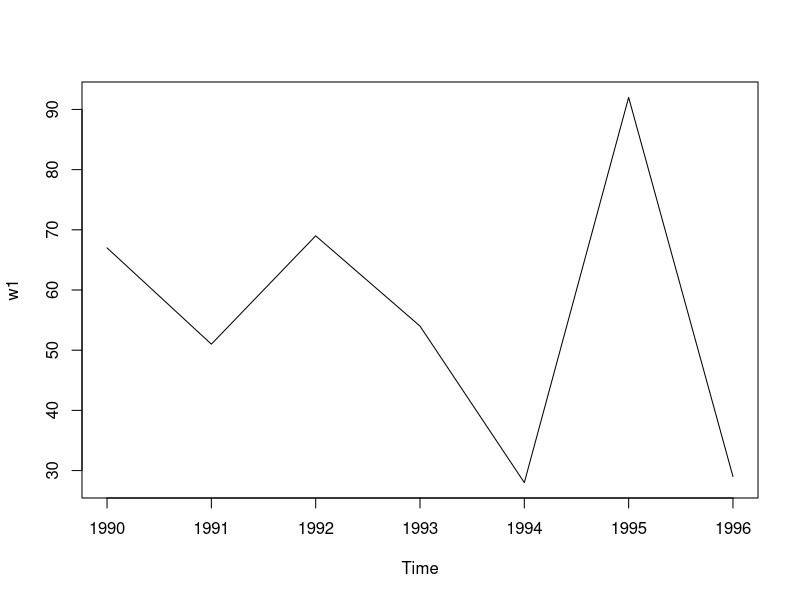
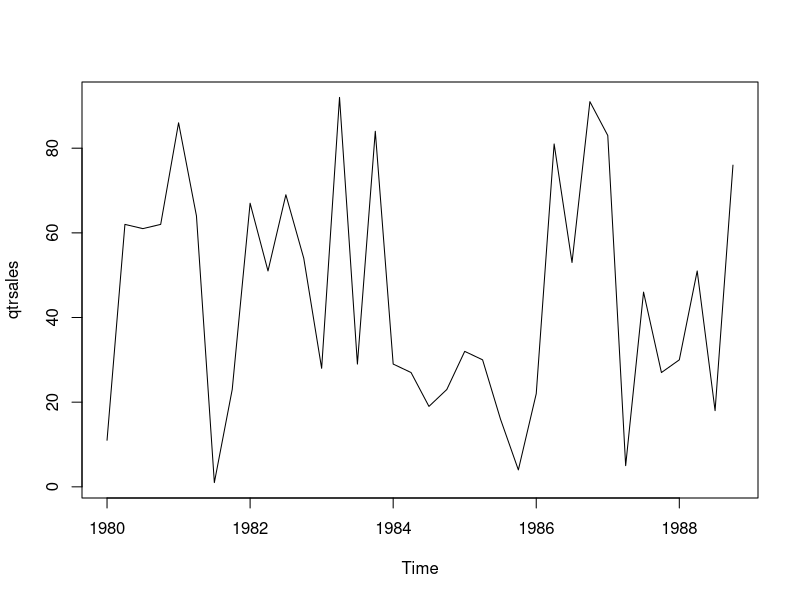
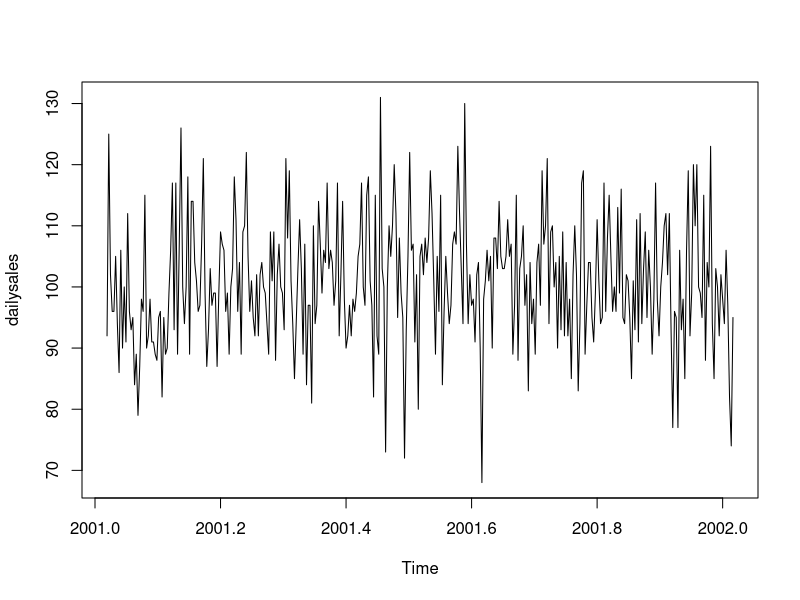

Reproduce these figures in R, in order.
# create a time series data

#first create a vector of numerical values
# 36 observations 
set.seed(1234)
(sales = round(runif(3*12)*100,0))
length(sales)

#This data can be daily, weekly, monthly, quartler, yearly data
#create yearly time series : start year 1980

#Yearly----
(yearlysales = ts(sales, start=c(1980), frequency=1))
(yearlysales1 = ts(sales, start=c(1980,3), frequency=1)) 
# 3rd yr from 1980

methods(class=ts)

#Find the year when sales was >50
yearlysales1[yearlysales1 > 50]
class(yearlysales1)
methods(class=ts)
yearlysales1
(w1 = window (yearlysales1, start=1990, end=1996))
plot(w1)

#Quarterly -----
12/4  # freq=4
(qtrsales = ts(sales, start=c(1980), frequency=4))
plot(qtrsales)
#list data from Qtr3 1980 to  1985
window(qtrsales, start=c(1980, 3), end=c(1985, 2))


#Monthly -----
12/12  # freq=12 start month=Mar/ 1990
(monsales = ts(sales, start=c(1990,3), frequency=12))

#create data from Feb 2000 to Nov 2002
(monsales1 = ts(sales, start=c(2000,2), end=c(2002,11), frequency=12))
length(monsales1)

#see subset of sales data : May 2000 to Aug 2001
window(monsales1, start=c(2000, 5), end=c(2001, 8))

#Daily
365/365
sales2 = ceiling(rnorm(365, mean=100, sd=10))
(dailysales = ts(sales2, start = c(2001,8), frequency = 365))
window(dailysales, start=c(2001,8), end=c(2001,10))
plot(dailysales)
